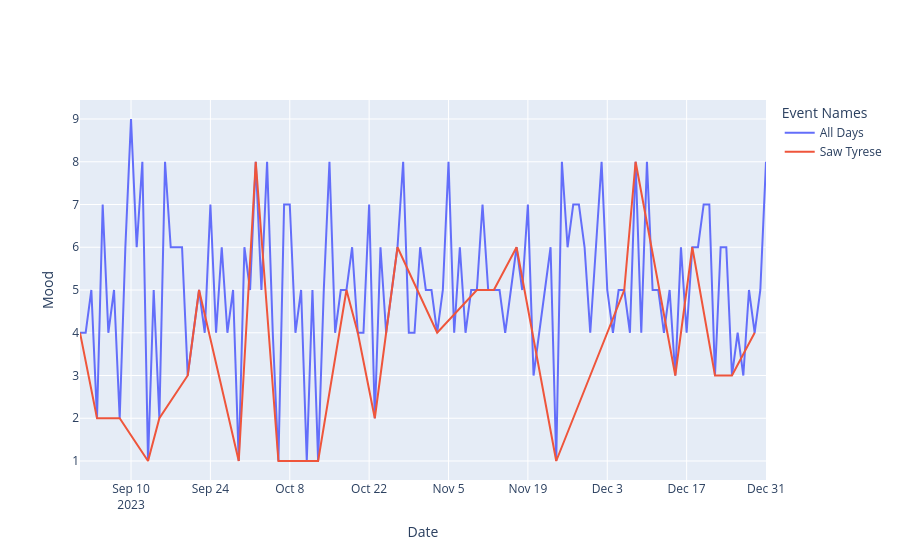

Here is the notebook cell this chart was saved with:
### Code cell
plot_numerical(mood_events + mood_ty)
